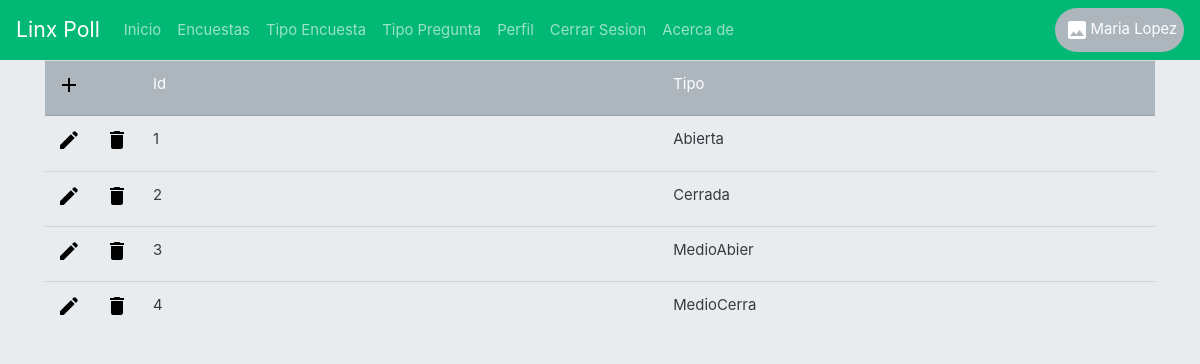
Page /admin/tipoEncuesta.php (signed in) on the committed database.
### tables this page shows
CREATE TABLE IF NOT EXISTS `tipoencuesta` (
  `Id` bigint(20) NOT NULL AUTO_INCREMENT,
  `Tipo` char(10) NOT NULL,
  PRIMARY KEY (`Id`)
);

### class/classBaseDatos.php (the view, shortened to what this page needs)
<?php
class BaseDatosPlataforma
{
  var $conexion;
  var $nRegistros;
  function conecta()
  {
    $this->conexion = mysqli_connect("localhost","encuestador","305279","encuestas");
  }
  function getBlock($query)
  {
    $tupla=mysqli_query($this->conexion,$query);
    if(strpos(strtoupper($query),"SELECT")!==false)
      $this->nRegistros=mysqli_num_rows($tupla);
    else
      $this->nRegistros=0;
    $this->error=mysqli_error($this->conexion);
    return $tupla;
  }
  function desplegarTabla($query,$iconos=array(),$colorTabla="table-primary",$ancho=array())
  {
    $registros=$this->getBlock($query);
    $columnas=mysqli_num_fields($registros);
    $result='<div class="container"> <table class="table table-hover"'.$colorTabla.'">';
    $result.= '<tr class="table-secondary">';
    if(count($iconos))
    {
        $result.= '<td colspan="'.count($iconos).'" style="width:3% !important" >
                  <form method="post">
                    <input type="hidden" name="accion" value="new" />
                    <input type="image" src="../recursos/imagenes/add.png" >
                  </form>
        </td>';
    }
    if(count($ancho))
      for ($j=0; $j < $columnas; $j++)
      {
        $campo=mysqli_fetch_field_direct($registros,$j);
        $result.= '<td style="width:'.$ancho[$j].'% !important" >'.$campo->name.'</td>';
      }
    else
      for ($j=0; $j < $columnas; $j++)
      {
        $campo=mysqli_fetch_field_direct($registros,$j);
        $result.= '<td style="width:'.(100/$columnas).'% !important" >'.$campo->name.'</td>';
      }
    $result.= '</tr>';
    for ($i=0; $i < $this->nRegistros; $i++)
    {
      $result.= '<tr>';
      $campos=mysqli_fetch_array($registros);
      if(in_array("update",$iconos))
      {
        $result.= '<td>
                        <form method="post">
                          <input type="hidden" name="Id" value="'.$campos['Id'].'" />
                          <input type="hidden" name="accion" value="formUpdate" />
                          <input type="image" src="../recursos/imagenes/edit.png" >
                        </form>
                  </td>';
      }
      if(in_array("delete",$iconos))
      {
        $result.= '<td >
                        <form method="post">
                          <input type="hidden" name="Id" value="'.$campos['Id'].'" />
                          <input type="hidden" name="accion" value="delete" />
                          <input type="image" src="../recursos/imagenes/delete.png" >
                        </form>
                  </td>';
      }
      for ($j=0; $j < $columnas; $j++)
          $result.= '<td >'.$campos[$j].'</td>';
      $result.= '</tr>';
    }
    $result.= '</table></div>';
    return $result;
  }
}
?>

### rows in the picture
tipoencuesta: Id "1", Tipo "Abierta"
tipoencuesta: Id "2", Tipo "Cerrada"
tipoencuesta: Id "3", Tipo "MedioAbier"
tipoencuesta: Id "4", Tipo "MedioCerra"

### other values in the picture
$_SESSION['nombre'] "Maria Lopez"
$campo->name "Id"
$campo->name "Tipo"
